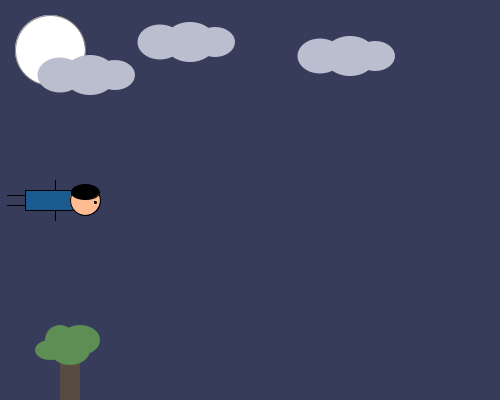
Frame 1 (no input)
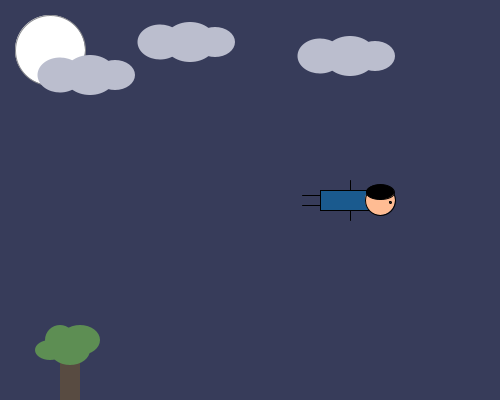
Frame 60 (the mouse pressed at the canvas centre just before this capture)
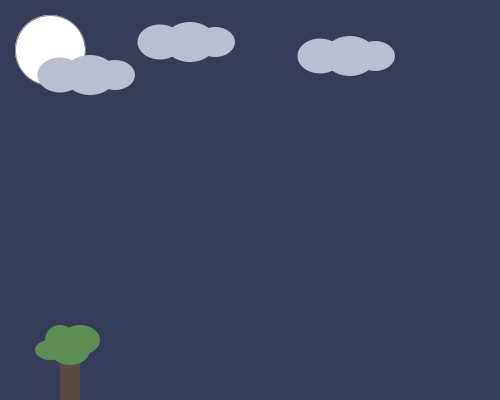
Frame 120 (the mouse held since frame 60 and released just before this capture)

The Processing sketch that drew these frames (run headless with seeded random() and noise(); from frame 60 on, the mouse is pressed at the canvas centre):

// Processing sketch: processing_70390
// ── processing_70390.pde

//Cristen Wong, CP1, Mods 16/17, Animation

int x = 0;
void setup ()
{
  size(500, 400);
  background(55, 60, 90);
  stroke(137, 138, 142);
  ellipse(50, 50, 70, 70);
  fill(187, 190, 206);
  noStroke();
  ellipse(60,75,45,35);
  ellipse(90,75,52,40);
  ellipse(90+25,75,40,30);
  ellipse(160, 42, 45, 35);
  ellipse(190, 42, 52, 40);
  ellipse(190+25, 42, 40, 30);
  ellipse(320, 56, 45, 35);
  ellipse(350, 56, 52, 40);
  ellipse(350+25, 56, 40, 30);
  fill(88,75,65);
  rect(60,350,20,60);
  fill(93,142,83);
  ellipse(50,350,30,20);
  ellipse(70,350,40,30);
  ellipse(60,340,30,30);
  ellipse(80,340,40,30);
}
void draw ()
{
  if (x>600)
  {
    x=0;
  }
  noStroke();
  fill(55, 60, 90);
  rect(x, 150, 150, 150);
  x=x+5;
  stroke(0);
  fill(26, 90, 142);
  rect(x+20, 190, 50, 20);
  line(x+2,195,x+20,195);
  line(x+2,205,x+20,205);
  line(x+50,180,x+50,190);
  line(x+50,210,x+50,220);
  fill(277, 188, 147);
  ellipse(x+80, 200, 30, 30);
  fill(0);
  ellipse(x+80, 192, 28, 15);
  ellipse(x+90, 202, 2,2);
  frameRate(42);
}
